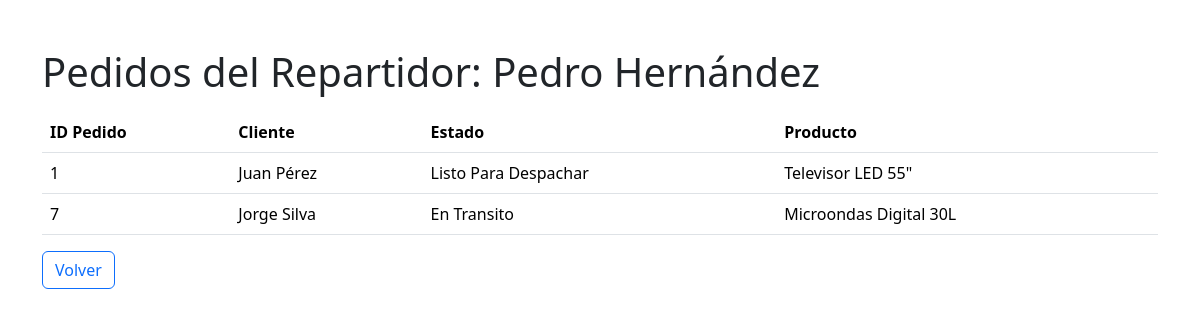
Before: /repartidores/1/pedidos/ with the older database file.
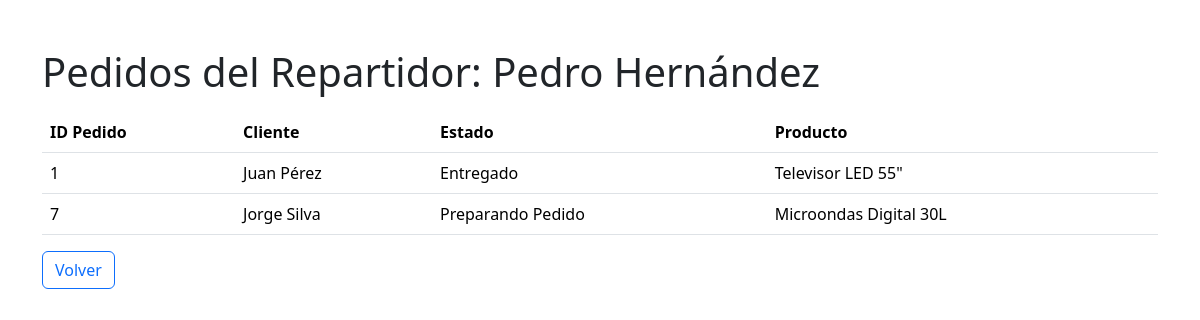
After: the same page with the newer database file.
### app/models.py (models this page shows, shortened)
class Repartidor(models.Model):
    nombre = models.CharField(max_length=200)

class Pedido(models.Model):
    nombre_pedido = models.ForeignKey(Cliente, on_delete=models.PROTECT, related_name='pedidos_nombre')
    estado_pedido = models.ForeignKey(Estado, on_delete=models.PROTECT)
    repartidor_pedido = models.ForeignKey(Repartidor, on_delete=models.PROTECT)
    producto_pedido = models.ForeignKey(Producto, on_delete=models.PROTECT,  null=True, blank=True)

class Cliente(models.Model):
    nombre = models.CharField(max_length=200)
    rut = models.IntegerField()
    direccion = models.TextField()

class Estado(models.Model):
    estado = models.CharField(max_length=200)

class Producto(models.Model):
    nombre = models.CharField(max_length=200)
    precio = models.IntegerField()

### app/views.py (the view)
# urls.py: path('repartidores/<int:repartidor_id>/pedidos/', pedidos_repartidor, name='pedidos_repartidor'),
def pedidos_repartidor(request, repartidor_id):
    repartidor = get_object_or_404(Repartidor, id=repartidor_id)
    pedidos = Pedido.objects.filter(repartidor_pedido=repartidor)
    context = {
        'repartidor': repartidor,
        'pedidos': pedidos
    }
    return render(request, 'app/pedidos_repartidor.html', context)

### app/templates/app/pedidos_repartidor.html (shortened to what this page needs)
<!DOCTYPE html>
<html lang="es">
<head>
    <link href="https://cdn.jsdelivr.net/npm/bootstrap@5.3.3/dist/css/bootstrap.min.css" rel="stylesheet">
</head>
<body>
    <div class="container">
        <h1 class="mt-5 mb-3">Pedidos del Repartidor: {{ repartidor.nombre }}</h1>
        <table class="table">
            <thead>
                <tr>
                    <th>ID Pedido</th>
                    <th>Cliente</th>
                    <th>Estado</th>
                    <th>Producto</th>
                </tr>
            </thead>
            <tbody>
                {% for pedido in pedidos %}
                <tr>
                    <td>{{ pedido.id }}</td>
                    <td>{{ pedido.nombre_pedido.nombre }}</td>
                    <td>{{ pedido.estado_pedido.estado }}</td>
                    <td>
                        {% if pedido.producto_pedido %}
                            {{ pedido.producto_pedido.nombre }}
                        {% else %}
                            N/A
                        {% endif %}
                    </td>
                </tr>
                {% endfor %}
            </tbody>
        </table>
        <a href="{% url 'lista_repartidores' %}" class="btn btn-outline-primary">Volver</a>
    </div>
</body>
</html>

Changed rows visible on the page:
changed Pedido "Juan Pérez": estado_pedido.estado "Listo Para Despachar" → "Entregado"
changed Pedido "Jorge Silva": estado_pedido.estado "En Transito" → "Preparando Pedido"
